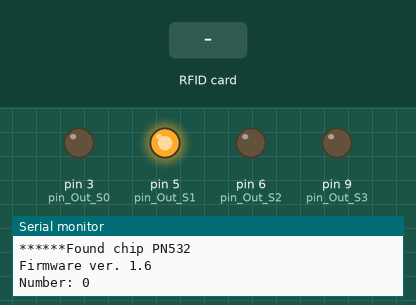
This sketch was run on a simulated Arduino Uno, built with avr-gcc and run on an emulated ATmega328P. Parts: output pins drawn as LEDs (lit = HIGH), the last lines printed to the serial monitor. Inputs (shaded band) come from the test bench.

Above: at 1.5 s.
1.6 s: RFID card 5E 7A 19 C4 held to the reader
At 2.8 s:
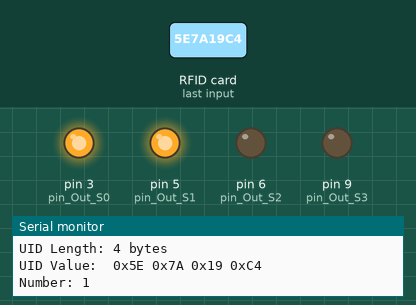
3.1 s: RFID card 5E 7A 19 C4 held to the reader
At 4.2 s:
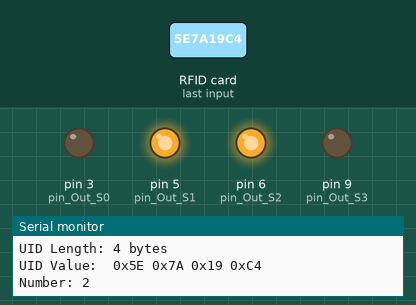
Timing chart, 0 to 6.1 s (numbered marks = the images above; inputs shaded):
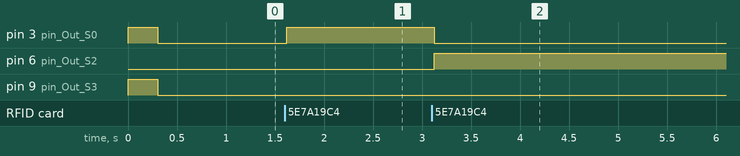

The sketch:

TRAX_oren.ino
```cpp
#include <Wire.h>
#include <PN532_I2C.h>
#include <PN532.h>
#include <NfcAdapter.h>

PN532_I2C pn532_i2c(Wire);
PN532 nfc(pn532_i2c);

int pin_Out_S0 = 3;
int pin_Out_S1 = 5;
int pin_Out_S2 = 6;
int pin_Out_S3 = 9;
int pin_In_Mux1 = A4;
int pin_In_Mux2 = A5;
int Mux1_State[16] = {0};

void setup() {

  Serial.begin(9600);
  pinMode(pin_Out_S0, OUTPUT);
  pinMode(pin_Out_S1, OUTPUT);
  pinMode(pin_Out_S2, OUTPUT);
  pinMode(pin_Out_S3, OUTPUT);
  //pinMode(pin_In_Mux1, INPUT);
  nfc.begin();
  /*digitalWrite(pin_Out_S0, HIGH && (1 & B00000001));
    digitalWrite(pin_Out_S1, HIGH && (2 & B00000010));
    digitalWrite(pin_Out_S2, HIGH && (0 & B00000100));
    digitalWrite(pin_Out_S3, HIGH && (0 & B00001000));
    Serial.println(HIGH && (1 & B00000001));
    Serial.println(HIGH && (2 & B00000010));
    Serial.println(HIGH && (8 & B00000100));
    Serial.println(HIGH && (16 & B00001000));*/
    /*Serial.print(HIGH && (i & B00000001));
    Serial.print(",");
    Serial.print(HIGH && (i & B00000010));
    Serial.print(",");
    Serial.print(HIGH && (i & B00000100));
    Serial.print(",");
    Serial.println(HIGH && (i & B00001000));
    uint32_t versiondata = 0;*/
    Serial.print("Number: ");
    Serial.println(0);
    digitalWrite(pin_Out_S0, HIGH && (1 & B00000001));
    digitalWrite(pin_Out_S1, HIGH && (2 & B00000010));
    digitalWrite(pin_Out_S2, HIGH && (0 & B00000100));
    digitalWrite(pin_Out_S3, HIGH && (8 & B00001000));
    uint32_t versiondata = 0;
    versiondata = nfc.getFirmwareVersion();
    if (! versiondata)
    {
      Serial.println("-----Didn't find PN53x board------");
      while (versiondata);
    }
    else {
      Serial.print("******Found chip PN5"); Serial.println((versiondata >> 24) & 0xFF, HEX);
      Serial.print("Firmware ver. "); Serial.print((versiondata >> 16) & 0xFF, DEC);
      Serial.print('.'); Serial.println((versiondata >> 8) & 0xFF, DEC);
      nfc.setPassiveActivationRetries(0x03);
      nfc.SAMConfig();
      delay(300);
    }
/*
    Serial.print("Number: ");
    Serial.println("1");
    digitalWrite(pin_Out_S0, HIGH && (1 & B00000001));
    digitalWrite(pin_Out_S1, HIGH && (0 & B00000010));
    digitalWrite(pin_Out_S2, HIGH && (0 & B00000100));
    digitalWrite(pin_Out_S3, HIGH && (0 & B00001000));
    versiondata = 0;
    versiondata = nfc.getFirmwareVersion();
    if (! versiondata)
    {
      Serial.println("-----Didn't find PN53x board------");
      while (versiondata);
    }
    else {
      Serial.print("******Found chip PN5"); Serial.println((versiondata >> 24) & 0xFF, HEX);
      Serial.print("Firmware ver. "); Serial.print((versiondata >> 16) & 0xFF, DEC);
      Serial.print('.'); Serial.println((versiondata >> 8) & 0xFF, DEC);
      nfc.setPassiveActivationRetries(0x03);
      nfc.SAMConfig();
      delay(300);
    }

    Serial.print("Number: ");
    Serial.println("2");
    digitalWrite(pin_Out_S0, HIGH && (0 & B00000001));
    digitalWrite(pin_Out_S1, HIGH && (2 & B00000010));
    digitalWrite(pin_Out_S2, HIGH && (4 & B00000100));
    digitalWrite(pin_Out_S3, HIGH && (0 & B00001000));
    versiondata = 0;
    versiondata = nfc.getFirmwareVersion();
    if (! versiondata)
    {
      Serial.println("-----Didn't find PN53x board------");
      delay(200);
    }
    else {
      Serial.print("******Found chip PN5"); Serial.println((versiondata >> 24) & 0xFF, HEX);
      Serial.print("Firmware ver. "); Serial.print((versiondata >> 16) & 0xFF, DEC);
      Serial.print('.'); Serial.println((versiondata >> 8) & 0xFF, DEC);
      nfc.setPassiveActivationRetries(0x03);
      nfc.SAMConfig();
      delay(300);
    }

    Serial.print("Number: ");
    Serial.println("3");
    digitalWrite(pin_Out_S0, HIGH && (1 & B00000001));
    digitalWrite(pin_Out_S1, HIGH && (2 & B00000010));
    digitalWrite(pin_Out_S2, HIGH && (4 & B00000100));
    digitalWrite(pin_Out_S3, HIGH && (0 & B00001000));
    versiondata = 0;
    versiondata = nfc.getFirmwareVersion();
    if (! versiondata)
    {
      Serial.println("-----Didn't find PN53x board------");
      while (versiondata);
    }
    else {
      Serial.print("******Found chip PN5"); Serial.println((versiondata >> 24) & 0xFF, HEX);
      Serial.print("Firmware ver. "); Serial.print((versiondata >> 16) & 0xFF, DEC);
      Serial.print('.'); Serial.println((versiondata >> 8) & 0xFF, DEC);
      nfc.setPassiveActivationRetries(0x03);
      nfc.SAMConfig();
      delay(300);
    }*/

}

void loop() {

    Serial.println("Number: 0");
    digitalWrite(pin_Out_S0, HIGH && (0 & B00000001));
    digitalWrite(pin_Out_S1, HIGH && (2 & B00000010));
    digitalWrite(pin_Out_S2, HIGH && (0 & B00000100));
    digitalWrite(pin_Out_S3, HIGH && (0 & B00001000));
    delay(100);
    boolean success;
    uint8_t uid[] = { 0, 0, 0, 0, 0, 0, 0 }; // Buffer to store the returned UID
    uint8_t uidLength;
    success = nfc.readPassiveTargetID(PN532_MIFARE_ISO14443A, &uid[0], &uidLength);
    if (success) {
      Serial.println("Found a card!");
      Serial.print("UID Length: "); Serial.print(uidLength, DEC); Serial.println(" bytes");
      Serial.print("UID Value: ");
      for (uint8_t c = 0; c < uidLength; c++)
      {
        Serial.print(" 0x"); Serial.print(uid[c], HEX);
      }
      Serial.println("");
    }

    Serial.println("Number: 1");
    digitalWrite(pin_Out_S0, HIGH && (1 & B00000001));
    digitalWrite(pin_Out_S1, HIGH && (2 & B00000010));
    digitalWrite(pin_Out_S2, HIGH && (0 & B00000100));
    digitalWrite(pin_Out_S3, HIGH && (0 & B00001000));
    delay(100);
    success = nfc.readPassiveTargetID(PN532_MIFARE_ISO14443A, &uid[0], &uidLength);
    if (success) {
      Serial.println("Found a card!");
      Serial.print("UID Length: "); Serial.print(uidLength, DEC); Serial.println(" bytes");
      Serial.print("UID Value: ");
      for (uint8_t c = 0; c < uidLength; c++)
      {
        Serial.print(" 0x"); Serial.print(uid[c], HEX);
      }
      Serial.println("");
    }

    Serial.println("Number: 2");
    digitalWrite(pin_Out_S0, HIGH && (0 & B00000001));
    digitalWrite(pin_Out_S1, HIGH && (2 & B00000010));
    digitalWrite(pin_Out_S2, HIGH && (4 & B00000100));
    digitalWrite(pin_Out_S3, HIGH && (0 & B00001000));
    delay(100);
    success = nfc.readPassiveTargetID(PN532_MIFARE_ISO14443A, &uid[0], &uidLength);
    if (success) {
      Serial.println("Found a card!");
      Serial.print("UID Length: "); Serial.print(uidLength, DEC); Serial.println(" bytes");
      Serial.print("UID Value: ");
      for (uint8_t c = 0; c < uidLength; c++)
      {
        Serial.print(" 0x"); Serial.print(uid[c], HEX);
      }
      Serial.println("");
    }

    Serial.println("Number: 3");
    digitalWrite(pin_Out_S0, HIGH && (1 & B00000001));
    digitalWrite(pin_Out_S1, HIGH && (2 & B00000010));
    digitalWrite(pin_Out_S2, HIGH && (4 & B00000100));
    digitalWrite(pin_Out_S3, HIGH && (0 & B00001000));
    delay(100);
    success = nfc.readPassiveTargetID(PN532_MIFARE_ISO14443A, &uid[0], &uidLength);
    if (success) {
      Serial.println("Found a card!");
      Serial.print("UID Length: "); Serial.print(uidLength, DEC); Serial.println(" bytes");
      Serial.print("UID Value: ");
      for (uint8_t c = 0; c < uidLength; c++)
      {
        Serial.print(" 0x"); Serial.print(uid[c], HEX);
      }
      Serial.println("");
    }
}
```

Measured:
- after the input at 1.6 s, pin 3 (pin_Out_S0): LOW → HIGH at once
- after the input at 3.1 s, pin 3 (pin_Out_S0): HIGH → LOW at once; pin 6 (pin_Out_S2): LOW → HIGH at once
